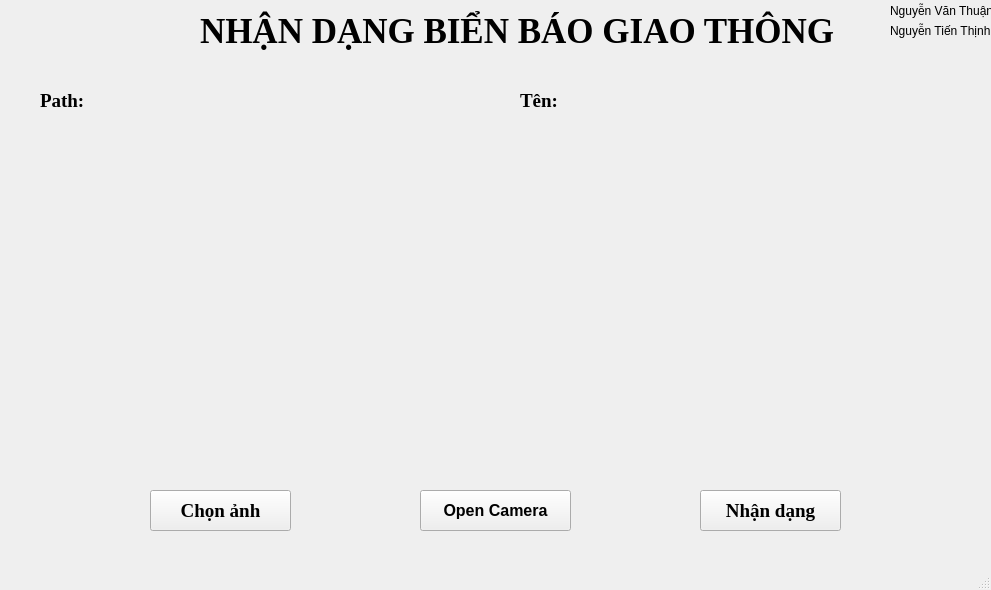
<?xml version="1.0" encoding="UTF-8"?>
<ui version="4.0">
 <class>MainWindow</class>
 <widget class="QMainWindow" name="MainWindow">
  <property name="geometry">
   <rect>
    <x>0</x>
    <y>0</y>
    <width>991</width>
    <height>590</height>
   </rect>
  </property>
  <property name="windowTitle">
   <string>MainWindow</string>
  </property>
  <property name="autoFillBackground">
   <bool>false</bool>
  </property>
  <widget class="QWidget" name="centralwidget">
   <widget class="QLabel" name="labelNameProject">
    <property name="geometry">
     <rect>
      <x>200</x>
      <y>0</y>
      <width>671</width>
      <height>61</height>
     </rect>
    </property>
    <property name="font">
     <font>
      <family>Times New Roman</family>
      <pointsize>26</pointsize>
      <weight>75</weight>
      <bold>true</bold>
     </font>
    </property>
    <property name="text">
     <string>NHẬN DẠNG BIỂN BÁO GIAO THÔNG</string>
    </property>
   </widget>
   <widget class="QLabel" name="labelPath">
    <property name="geometry">
     <rect>
      <x>40</x>
      <y>90</y>
      <width>411</width>
      <height>21</height>
     </rect>
    </property>
    <property name="font">
     <font>
      <family>Times New Roman</family>
      <pointsize>14</pointsize>
      <weight>75</weight>
      <bold>true</bold>
     </font>
    </property>
    <property name="text">
     <string>Path:</string>
    </property>
   </widget>
   <widget class="QLabel" name="labelName">
    <property name="geometry">
     <rect>
      <x>520</x>
      <y>90</y>
      <width>551</width>
      <height>21</height>
     </rect>
    </property>
    <property name="font">
     <font>
      <family>Times New Roman</family>
      <pointsize>14</pointsize>
      <weight>75</weight>
      <bold>true</bold>
     </font>
    </property>
    <property name="text">
     <string>Tên:</string>
    </property>
   </widget>
   <widget class="QLabel" name="labelIP">
    <property name="geometry">
     <rect>
      <x>40</x>
      <y>130</y>
      <width>381</width>
      <height>331</height>
     </rect>
    </property>
    <property name="text">
     <string/>
    </property>
    <property name="pixmap">
     <pixmap>input.png</pixmap>
    </property>
    <property name="scaledContents">
     <bool>true</bool>
    </property>
   </widget>
   <widget class="QLabel" name="labelOP">
    <property name="geometry">
     <rect>
      <x>570</x>
      <y>130</y>
      <width>381</width>
      <height>331</height>
     </rect>
    </property>
    <property name="text">
     <string/>
    </property>
    <property name="pixmap">
     <pixmap>output.png</pixmap>
    </property>
    <property name="scaledContents">
     <bool>true</bool>
    </property>
   </widget>
   <widget class="QPushButton" name="btnIP">
    <property name="geometry">
     <rect>
      <x>150</x>
      <y>490</y>
      <width>141</width>
      <height>41</height>
     </rect>
    </property>
    <property name="font">
     <font>
      <family>Times New Roman</family>
      <pointsize>14</pointsize>
      <weight>75</weight>
      <bold>true</bold>
     </font>
    </property>
    <property name="text">
     <string>Chọn ảnh</string>
    </property>
   </widget>
   <widget class="QPushButton" name="btnOP">
    <property name="geometry">
     <rect>
      <x>700</x>
      <y>490</y>
      <width>141</width>
      <height>41</height>
     </rect>
    </property>
    <property name="font">
     <font>
      <family>Times New Roman</family>
      <pointsize>14</pointsize>
      <weight>75</weight>
      <bold>true</bold>
     </font>
    </property>
    <property name="text">
     <string>Nhận dạng</string>
    </property>
   </widget>
   <widget class="QPushButton" name="btnMultiIP">
    <property name="geometry">
     <rect>
      <x>420</x>
      <y>490</y>
      <width>151</width>
      <height>41</height>
     </rect>
    </property>
    <property name="font">
     <font>
      <pointsize>12</pointsize>
      <weight>75</weight>
      <bold>true</bold>
     </font>
    </property>
    <property name="text">
     <string>Open Camera</string>
    </property>
   </widget>
   <widget class="QLabel" name="label">
    <property name="geometry">
     <rect>
      <x>890</x>
      <y>-10</y>
      <width>111</width>
      <height>41</height>
     </rect>
    </property>
    <property name="text">
     <string>Nguyễn Văn Thuận</string>
    </property>
   </widget>
   <widget class="QLabel" name="label_2">
    <property name="geometry">
     <rect>
      <x>890</x>
      <y>20</y>
      <width>101</width>
      <height>21</height>
     </rect>
    </property>
    <property name="text">
     <string>Nguyễn Tiến Thịnh</string>
    </property>
   </widget>
  </widget>
  <widget class="QMenuBar" name="menubar">
   <property name="geometry">
    <rect>
     <x>0</x>
     <y>0</y>
     <width>991</width>
     <height>21</height>
    </rect>
   </property>
  </widget>
  <widget class="QStatusBar" name="statusbar"/>
 </widget>
 <resources/>
 <connections/>
</ui>
